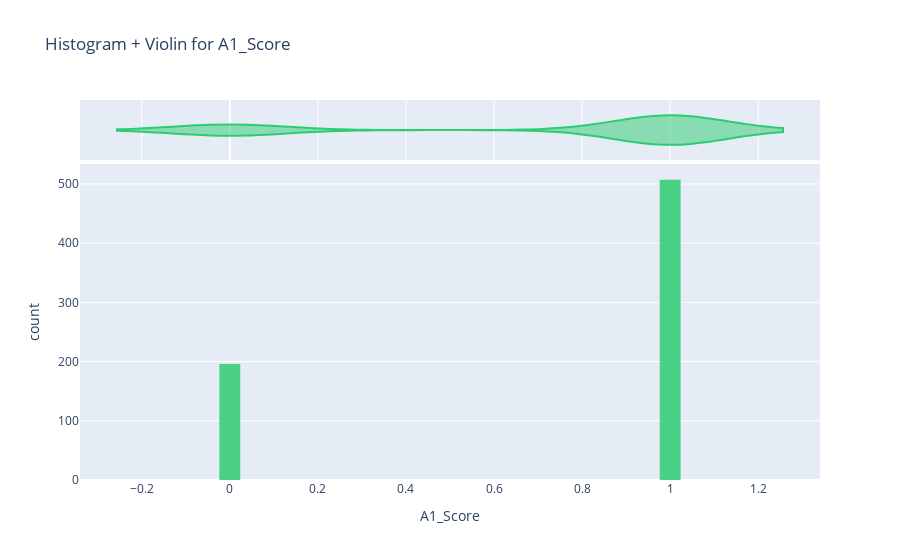
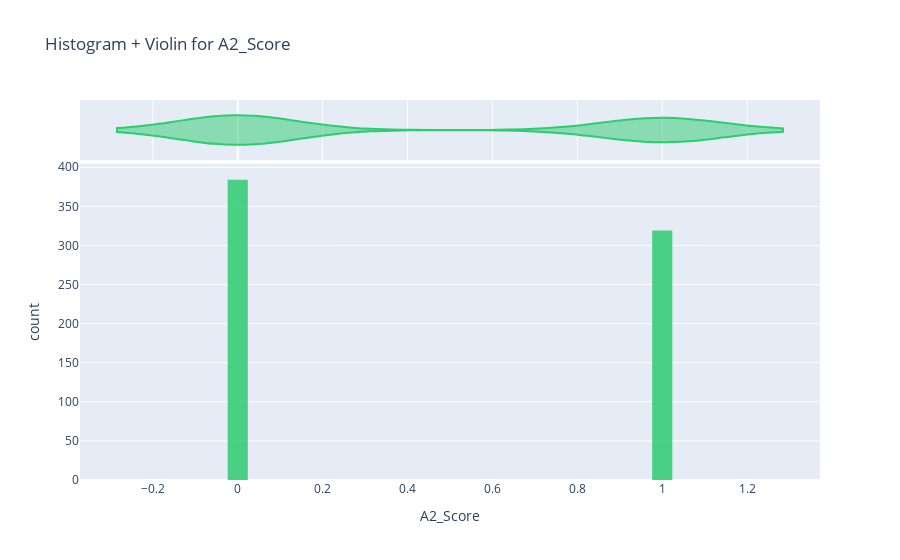

The notebook cell these images were saved under, in order:
### Code cell
# Numeric EDA (hist+KDE, box, correlations)
# Comment: Iterate over numeric columns to plot hist/KDE and boxplots; then correlations.

num_cols = [c for c in numeric_cols if c in clean_df.columns]

for col in num_cols:
    s = clean_df[col]
    fig_h = px.histogram(clean_df, x=col, nbins=int(CONFIG["n_bins_hist"]), marginal="violin",
                         title=f"Histogram + Violin for {col}", opacity=0.85)
    fig_h.update_traces(marker_color="#2ecc71")
    fig_h.update_layout(bargap=0.05)
    fig_h.show()

  

# Correlations (Pearson & Spearman)
if len(num_cols) >= 2:
    pearson_corr = clean_df[num_cols].corr(method='pearson')
    spearman_corr = clean_df[num_cols].corr(method='spearman')

    fig_cp = px.imshow(pearson_corr, color_continuous_scale="RdBu_r",
                       title="Pearson Correlation (Numeric Features)")
    fig_cp.update_xaxes(side="bottom")
    fig_cp.show()

    fig_cs = px.imshow(spearman_corr, color_continuous_scale="RdBu_r",
                       title="Spearman Correlation (Numeric Features)")
    fig_cs.update_xaxes(side="bottom")
    fig_cs.show()
else:
    print("Not enough numeric columns for correlations.")

### Figure 1 — Plotly figure (JSON) as saved in the notebook; plotly's stock layout.template omitted (floating-point values rounded to 4 significant figures; data arrays with more than 128 entries replaced by an {"elided": "..."} marker saying what was removed)
{"data": [{"bingroup": "x", "hovertemplate": "A1_Score=%{x}<br>count=%{y}<extra></extra>", "legendgroup": "", "marker": {"color": "#2ecc71", "opacity": 0.85, "pattern": {"shape": ""}}, "name": "", "nbinsx": 30, "orientation": "v", "showlegend": false, "type": "histogram", "x": {"elided": "703 int values"}, "xaxis": "x", "yaxis": "y"}, {"hovertemplate": "A1_Score=%{x}<extra></extra>", "legendgroup": "", "marker": {"color": "#2ecc71"}, "name": "", "scalegroup": "x", "showlegend": false, "type": "violin", "x": {"elided": "703 int values"}, "xaxis": "x2", "yaxis": "y2"}], "layout": {"bargap": 0.05, "barmode": "relative", "legend": {"tracegroupgap": 0}, "title": {"text": "Histogram + Violin for A1_Score"}, "xaxis": {"anchor": "y", "domain": [0, 1], "title": {"text": "A1_Score"}}, "xaxis2": {"anchor": "y2", "domain": [0, 1], "matches": "x", "showgrid": true, "showticklabels": false}, "yaxis": {"anchor": "x", "domain": [0, 0.8316], "title": {"text": "count"}}, "yaxis2": {"anchor": "x2", "domain": [0.8416, 1], "matches": "y2", "showgrid": false, "showline": false, "showticklabels": false, "ticks": ""}}}

### Figure 2 — Plotly figure (JSON) as saved in the notebook; plotly's stock layout.template omitted (floating-point values rounded to 4 significant figures; data arrays with more than 128 entries replaced by an {"elided": "..."} marker saying what was removed)
{"data": [{"bingroup": "x", "hovertemplate": "A2_Score=%{x}<br>count=%{y}<extra></extra>", "legendgroup": "", "marker": {"color": "#2ecc71", "opacity": 0.85, "pattern": {"shape": ""}}, "name": "", "nbinsx": 30, "orientation": "v", "showlegend": false, "type": "histogram", "x": {"elided": "703 int values"}, "xaxis": "x", "yaxis": "y"}, {"hovertemplate": "A2_Score=%{x}<extra></extra>", "legendgroup": "", "marker": {"color": "#2ecc71"}, "name": "", "scalegroup": "x", "showlegend": false, "type": "violin", "x": {"elided": "703 int values"}, "xaxis": "x2", "yaxis": "y2"}], "layout": {"bargap": 0.05, "barmode": "relative", "legend": {"tracegroupgap": 0}, "title": {"text": "Histogram + Violin for A2_Score"}, "xaxis": {"anchor": "y", "domain": [0, 1], "title": {"text": "A2_Score"}}, "xaxis2": {"anchor": "y2", "domain": [0, 1], "matches": "x", "showgrid": true, "showticklabels": false}, "yaxis": {"anchor": "x", "domain": [0, 0.8316], "title": {"text": "count"}}, "yaxis2": {"anchor": "x2", "domain": [0.8416, 1], "matches": "y2", "showgrid": false, "showline": false, "showticklabels": false, "ticks": ""}}}
